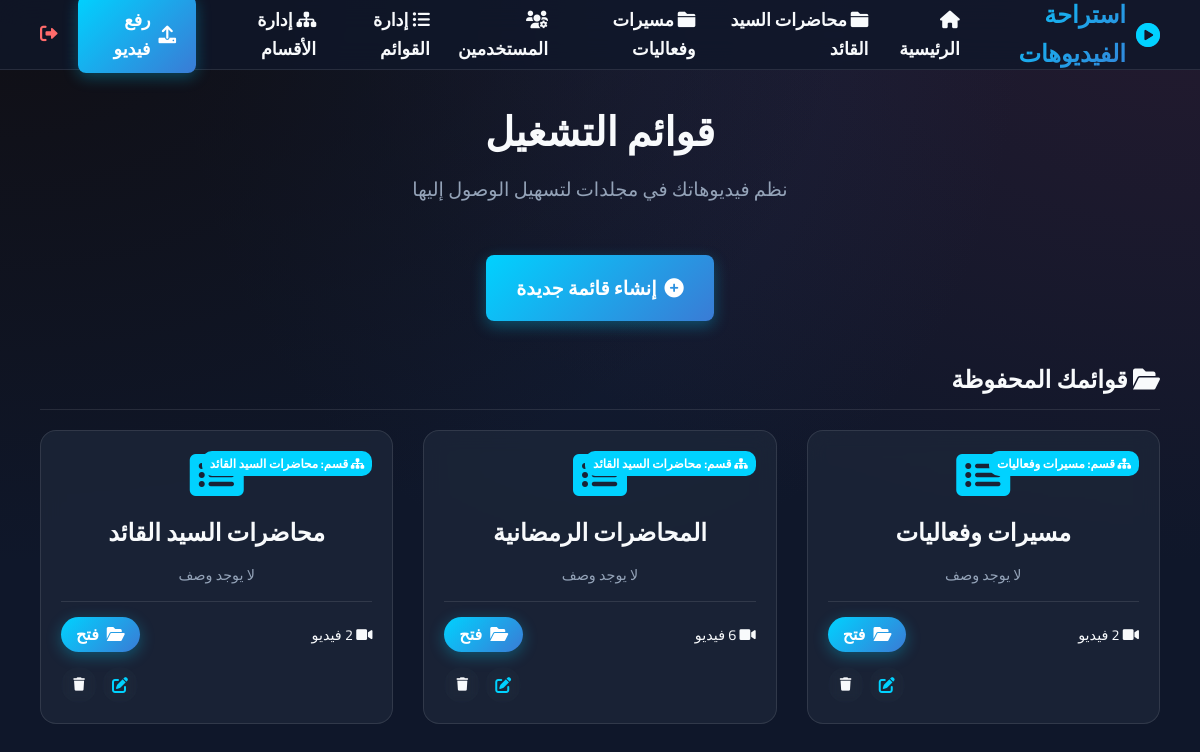
Page /playlists (signed in) on the committed database.
### models.py (models this page shows, shortened)
class CustomPage(db.Model):
    id = db.Column(db.Integer, primary_key=True)
    name = db.Column(db.String(100), nullable=False)
    slug = db.Column(db.String(100), nullable=False, unique=True)
    description = db.Column(db.Text, nullable=True)
    created_at = db.Column(db.DateTime, default=datetime.utcnow)
    playlists = db.relationship('Playlist', backref='custom_page', lazy=True)

class Playlist(db.Model):
    id = db.Column(db.Integer, primary_key=True)
    name = db.Column(db.String(100), nullable=False)
    description = db.Column(db.Text, nullable=True)
    show_in_lectures = db.Column(db.Boolean, default=False)
    created_at = db.Column(db.DateTime, default=datetime.utcnow)
    page_id = db.Column(db.Integer, db.ForeignKey('custom_page.id'), nullable=True)
    videos = db.relationship('Video', secondary=playlist_video, lazy='subquery',
        backref=db.backref('playlists', lazy=True))

### app.py (the view, shortened to what this page needs)
@app.route('/playlists', methods=['GET', 'POST'])
@admin_required
def manage_playlists():
    playlists = Playlist.query.order_by(Playlist.created_at.desc()).all()
    pages = CustomPage.query.all()
    return render_template('playlists.html', playlists=playlists, pages=pages)

### app.py (called while the page is built)
def admin_required(f):
    @wraps(f)
    def decorated_function(*args, **kwargs):
        if not session.get('is_admin'):
            flash('يجب تسجيل الدخول كمسؤول للوصول إلى هذه الصفحة.', 'error')
            return redirect(url_for('login'))
        return f(*args, **kwargs)
    return decorated_function

@app.context_processor
def inject_globals():
    try:
        pages = CustomPage.query.order_by(CustomPage.created_at.asc()).all()
        return dict(custom_pages=pages, is_admin=session.get('is_admin', False))
    except:
        return dict(custom_pages=[], is_admin=False)

### templates/playlists.html (shortened to what this page needs)
{% extends "layout.html" %}
{% block content %}
<div class="search-section">
    <h1 class="page-title">قوائم التشغيل</h1>
    <p class="page-subtitle">نظم فيديوهاتك في مجلدات لتسهيل الوصول إليها</p>
</div>
{% if is_admin %}
<div style="text-align: center; margin-bottom: 40px;">
    <button type="button" class="btn-primary btn-lg" onclick="openCreatePlaylistModal()" style="font-size: 1.2rem; padding: 15px 30px; box-shadow: 0 5px 15px rgba(0, 210, 255, 0.3);">
        <i class="fas fa-plus-circle"></i> إنشاء قائمة جديدة
    </button>
</div>
{% endif %}
<h2 style="margin-bottom: 20px; border-bottom: 1px solid var(--glass-border); padding-bottom: 10px;">
    <i class="fas fa-folder-open"></i> قوائمك المحفوظة
</h2>
<div class="videos-grid">
    {% for playlist in playlists %}
    <div class="video-card" style="padding: 20px; text-align: center; display: flex; flex-direction: column; justify-content: center; min-height: 200px;">
        <div style="position: relative;">
            {% if playlist.page_id %}
            <span style="position: absolute; top: 0; right: 0; background: var(--primary-color); color: white; padding: 3px 8px; border-radius: 10px; font-size: 0.75rem; font-weight: bold;"><i class="fas fa-sitemap"></i> قسم: {{ playlist.custom_page.name }}</span>
            {% endif %}
            <i class="fas fa-list-alt" style="font-size: 3rem; color: var(--primary-color); margin-bottom: 15px;"></i>
        </div>
        <h3 style="font-size: 1.5rem; margin-bottom: 10px;">{{ playlist.name }}</h3>
        <p style="color: var(--text-muted); font-size: 0.9rem; margin-bottom: 15px;">
            {{ playlist.description or 'لا يوجد وصف' }}
        </p>
        <div style="margin-top: auto; display: flex; flex-direction: column; gap: 10px; border-top: 1px solid var(--glass-border); padding-top: 15px;">
            <div style="display: flex; justify-content: space-between; align-items: center;">
                <span style="font-size: 0.9rem;"><i class="fas fa-video"></i> {{ playlist.videos|length }} فيديو</span>
                <a href="{{ url_for('view_playlist', playlist_id=playlist.id) }}" class="btn-primary" style="padding: 5px 15px; border-radius: 20px;">
                    <i class="fas fa-folder-open"></i> فتح
                </a>
            </div>
            {% if is_admin %}
            <div style="display: flex; justify-content: flex-end; gap: 5px; margin-top: 5px;">
                <a href="{{ url_for('edit_playlist', playlist_id=playlist.id) }}" class="btn-icon" title="تعديل القائمة" style="color: var(--primary-color); border: none; background: transparent; padding: 5px;"><i class="fas fa-edit"></i></a>
                <form action="{{ url_for('delete_playlist', playlist_id=playlist.id) }}" method="POST" style="display:inline;" onsubmit="return confirm('هل أنت متأكد من حذف هذه القائمة نهائياً؟');">
                    <button type="submit" class="btn-icon" title="حذف القائمة" style="color: var(--error-color); border: none; background: transparent; padding: 5px; cursor: pointer;"><i class="fas fa-trash"></i></button>
                </form>
            </div>
            {% endif %}
        </div>
    </div>
    {% endfor %}
</div>
{% endblock %}

### templates/layout.html (shortened to what this page needs)
<!DOCTYPE html>
<html lang="ar" dir="rtl">
<head>
    <link rel="stylesheet" href="{{ url_for('static', filename='css/style.css') }}">
    <link href="https://cdnjs.cloudflare.com/ajax/libs/font-awesome/6.0.0/css/all.min.css" rel="stylesheet">
</head>
<body>
    <nav class="navbar">
        <div class="nav-container">
            <a href="{{ url_for('index') }}" class="logo">
                <i class="fas fa-play-circle"></i> استراحة الفيديوهات
            </a>
            <div class="nav-links">
                <a href="{{ url_for('index') }}" class="nav-link"><i class="fas fa-home"></i> الرئيسية</a>
                {% for page in custom_pages %}
                <a href="{{ url_for('view_page', slug=page.slug) }}" class="nav-link"><i class="fas fa-folder"></i> {{ page.name }}</a>
                {% endfor %}
                {% if is_admin %}
                <a href="{{ url_for('manage_users') }}" class="nav-link"><i class="fas fa-users-cog"></i> المستخدمين</a>
                <a href="{{ url_for('manage_playlists') }}" class="nav-link"><i class="fas fa-list-ul"></i> إدارة القوائم</a>
                <a href="{{ url_for('manage_pages') }}" class="nav-link"><i class="fas fa-sitemap"></i> إدارة الأقسام</a>
                <a href="{{ url_for('upload_video') }}" class="nav-link btn-primary"><i class="fas fa-upload"></i> رفع فيديو</a>
                <a href="{{ url_for('logout') }}" class="nav-link" style="color: #ff6b6b;" title="تسجيل الخروج"><i class="fas fa-sign-out-alt"></i></a>
                {% else %}
                <a href="{{ url_for('login') }}" class="nav-link" title="دخول الإدارة"><i class="fas fa-user-shield"></i></a>
                {% endif %}
            </div>
        </div>
    </nav>
    <div class="container main-content">
        {% block content %}{% endblock %}
    </div>
</body>
</html>

### static/css/style.css (style rules this page uses)
:root { --primary-color: #00d2ff; --secondary-color: #3a7bd5; --dark-bg: #0f172a; --card-bg: rgba(30, 41, 59, 0.7); --text-main: #f8fafc; --text-muted: #94a3b8; --glass-border: rgba(255, 255, 255, 0.1); --glass-shadow: 0 8px 32px 0 rgba(0, 0, 0, 0.37); --danger: #ef4444; --success: #22c55e; }
* { margin: 0; padding: 0; box-sizing: border-box; font-family: 'Cairo', sans-serif; }
body { background-color: var(--dark-bg); background-image: radial-gradient(at 0% 0%, hsla(253, 16%, 7%, 1) 0, transparent 50%), radial-gradient(at 50% 0%, hsla(225, 39%, 30%, 0.2) 0, transparent 50%), radial-gradient(at 100% 0%, hsla(339, 49%, 30%, 0.2) 0, transparent 50%); background-size: cover; background-attachment: fixed; color: var(--text-main); min-height: 100vh; line-height: 1.6; }
h1, h2, h3, h4 { color: var(--text-main); font-weight: 700; }
a { text-decoration: none; color: inherit; transition: all 0.3s ease; }
.container { max-width: 1600px; margin: 0 auto; padding: 0 40px; }
.main-content { padding-top: 100px; padding-bottom: 50px; }
.btn-primary, .btn-secondary, .btn-icon { display: inline-flex; align-items: center; justify-content: center; gap: 8px; padding: 10px 20px; border-radius: 8px; font-weight: 600; cursor: pointer; border: none; transition: all 0.3s ease; }
.btn-primary { background: linear-gradient(135deg, var(--primary-color), var(--secondary-color)); color: white; box-shadow: 0 4px 15px rgba(0, 210, 255, 0.3); }
.btn-icon { padding: 8px; border-radius: 50%; background: rgba(255, 255, 255, 0.1); backdrop-filter: blur(5px); color: var(--text-main); width: 36px; height: 36px; }
.navbar { position: fixed; top: 0; left: 0; right: 0; height: 70px; background: rgba(15, 23, 42, 0.8); backdrop-filter: blur(15px); border-bottom: 1px solid var(--glass-border); z-index: 1000; }
.nav-container { max-width: 1600px; margin: 0 auto; padding: 0 40px; height: 100%; display: flex; justify-content: space-between; align-items: center; }
.logo { font-size: 1.5rem; font-weight: 700; display: flex; align-items: center; gap: 10px; background: linear-gradient(135deg, var(--primary-color), var(--secondary-color)); -webkit-background-clip: text; -webkit-text-fill-color: transparent; }
.logo i { -webkit-text-fill-color: var(--primary-color); }
.nav-links { display: flex; gap: 20px; align-items: center; }
.nav-link { font-weight: 600; font-size: 1.1rem; }
.search-section { text-align: center; margin-bottom: 50px; }
.page-title { font-size: 2.5rem; margin-bottom: 10px; }
.page-subtitle { color: var(--text-muted); font-size: 1.2rem; margin-bottom: 30px; }
.videos-grid { display: grid; grid-template-columns: repeat(auto-fill, minmax(350px, 1fr)); gap: 30px; }
.video-card { background: var(--card-bg); border-radius: 16px; overflow: hidden; border: 1px solid var(--glass-border); backdrop-filter: blur(10px); transition: transform 0.3s, box-shadow 0.3s; }
.btn-lg { padding: 15px; font-size: 1.1rem; }

### rows in the picture
CustomPage: name "محاضرات السيد القائد"
CustomPage: name "مسيرات وفعاليات"
Playlist: custom_page.name "مسيرات وفعاليات", name "مسيرات وفعاليات", description "لا يوجد وصف"
Playlist: custom_page.name "محاضرات السيد القائد", name "المحاضرات الرمضانية", description "لا يوجد وصف"
Playlist: custom_page.name "محاضرات السيد القائد", name "محاضرات السيد القائد", description "لا يوجد وصف"
